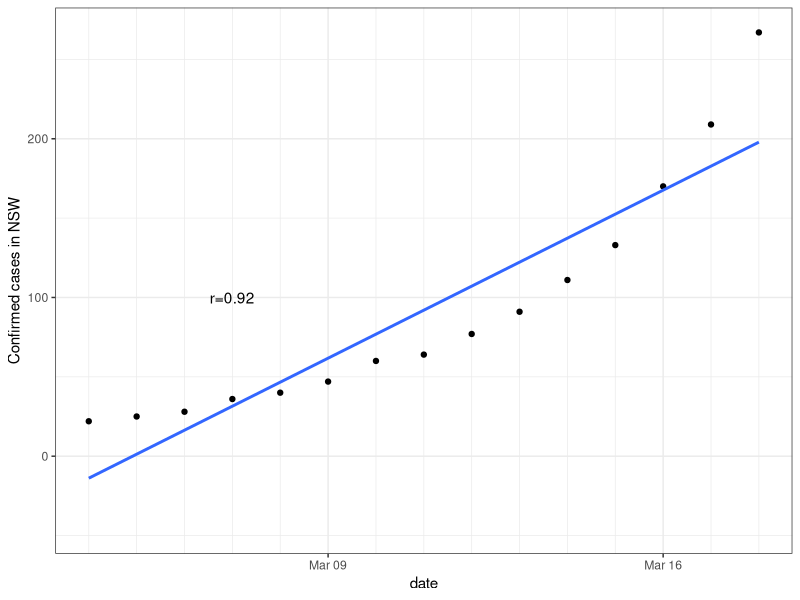
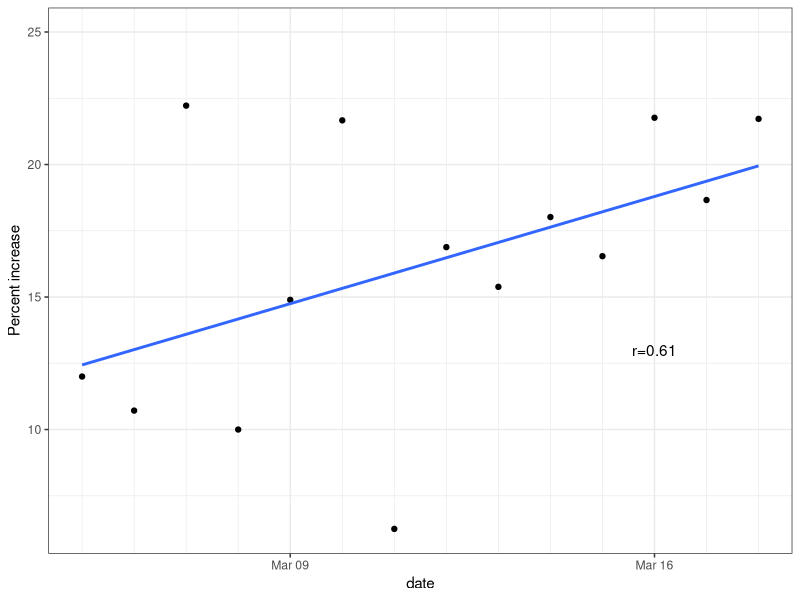
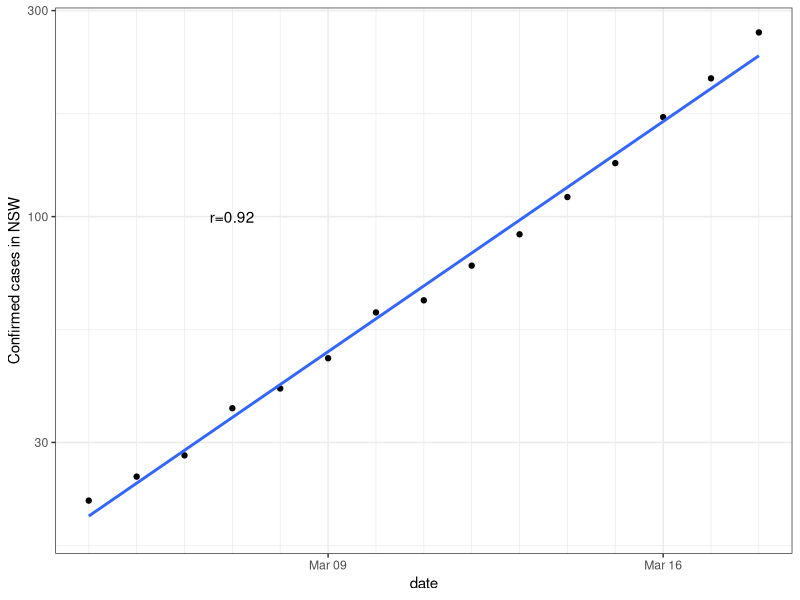
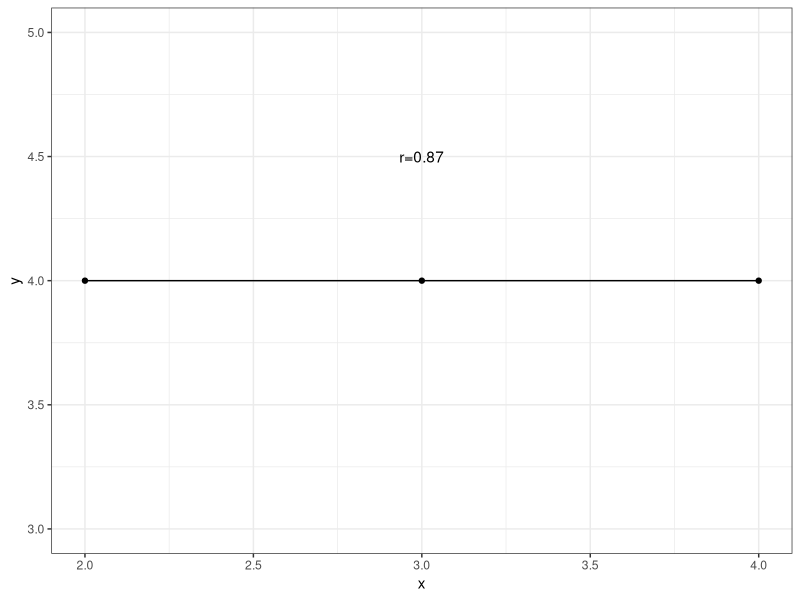

The R source for these figures, in order:
## ---- chunk 1
knitr::opts_chunk$set(echo = TRUE)
## ---- chunk 2
NSW<-data.frame( cases= c(22,25,28,36,40,47,60,64,77,91,111,133,170,209,267) ) #19 March
#NSW$increase = c(0, 6, 8, 4, 7, 13, 4, 12, 14, 20, 14, 22, 37))  
NSW$date <- seq(as.Date("2020/3/4"), by = "day", length.out = length(NSW$cases))
require(ggplot2)
NSWcor<-cor.test(as.numeric(NSW$date),NSW$cases) 
g<-ggplot( data = NSW, aes( date, cases )) + geom_point() + theme_bw() + ylab("Confirmed cases in NSW") + scale_x_date(date_minor_breaks=("1 days")) +
  geom_smooth(method='lm', fill=NA) + 
  annotate("text",x=as.Date("2020/3/7"),y=100, label=paste0("r=",round(NSWcor$estimate,2)), parse=FALSE) 
show(g)
## ---- chunk 3

#Calculate proportional increase
increase<-diff(NSW$cases)
increase<-c(0,increase) #pad with 0 for first item
NSW$increase <- increase
excludeFirst <- tail(NSW,-1)
NSWcori<-cor.test(as.numeric(NSW$date),NSW$increase/NSW$cases) 
h<-ggplot( data = excludeFirst, aes( date, 100*increase/cases )) + geom_point() + theme_bw() + ylab("Percent increase") + scale_x_date(date_minor_breaks=("1 days")) +
  geom_smooth(method='lm', fill=NA) + 
  annotate("text",x=as.Date("2020/3/16"),y=13, label=paste0("r=",round(NSWcori$estimate,2)), parse=FALSE)
show(h)
## ---- chunk 4

show(g + scale_y_log10())

## ---- chunk 5

flatLine<- data.frame( x=c(2,3,4), y=c(4,4,4.00000001) )
flatCor<-cor.test(flatLine$x,flatLine$y) 

ggplot(flatLine,aes(x,y))+
  geom_point() +geom_line() +theme_bw() + ylim(3,5) +
    annotate("text",x=3,y=4.5, label=paste0("r=",round(flatCor$estimate,2)), parse=FALSE)
